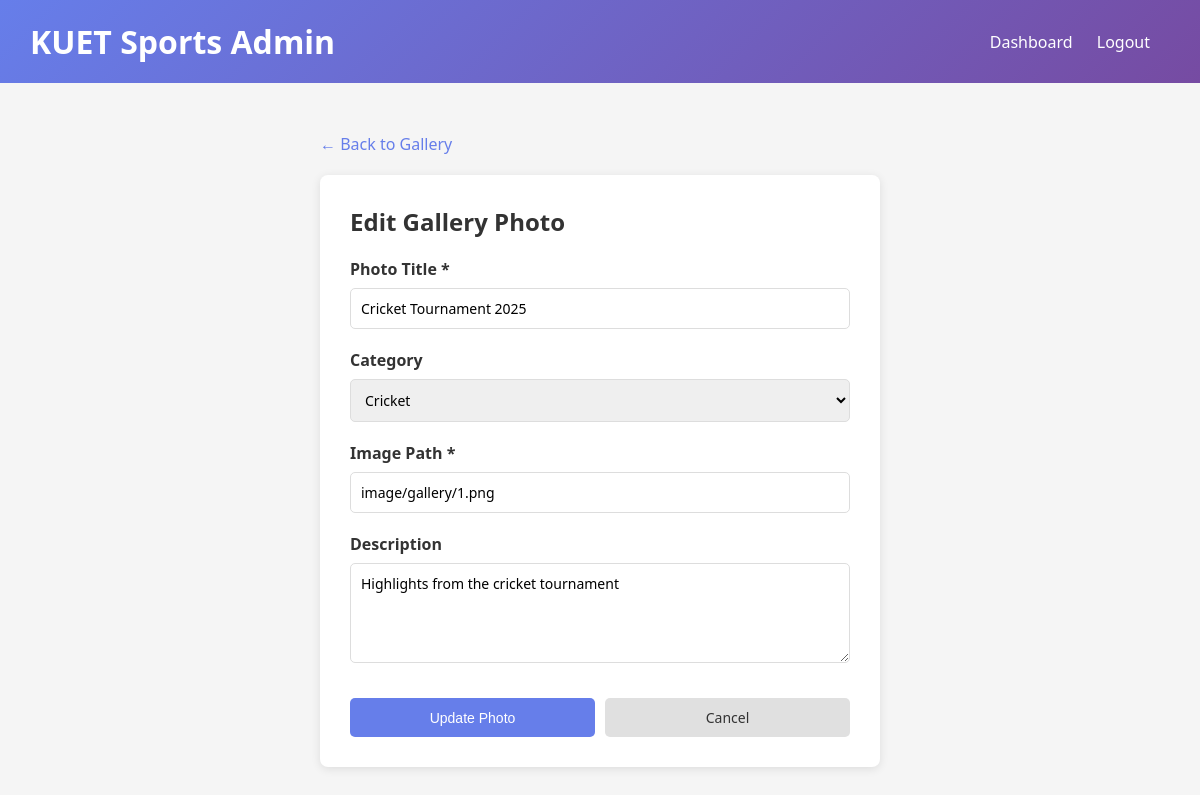
The app's page /admin/gallery/edit.php?id=1 (signed in) with its own data.
### tables this page shows
CREATE TABLE IF NOT EXISTS gallery (
    id INT PRIMARY KEY AUTO_INCREMENT,
    title VARCHAR(150) NOT NULL,
    category VARCHAR(50),
    image VARCHAR(255) NOT NULL,
    description TEXT,
    uploaded_at TIMESTAMP DEFAULT CURRENT_TIMESTAMP,
    updated_at TIMESTAMP DEFAULT CURRENT_TIMESTAMP ON UPDATE CURRENT_TIMESTAMP
);

### admin/includes/functions.php (called while the page is built, shortened)
<?php
function get_gallery_item($conn, $id) {
    $query = "SELECT * FROM gallery WHERE id = ?";
    $stmt = mysqli_prepare($conn, $query);
    mysqli_stmt_bind_param($stmt, "i", $id);
    mysqli_stmt_execute($stmt);
    return mysqli_stmt_get_result($stmt)->fetch_assoc();
}
function sanitize($text) {
    return htmlspecialchars($text, ENT_QUOTES, 'UTF-8');
}
?>

### admin/gallery/edit.php (the view, shortened to what this page needs)
<?php
include '../includes/db.php';
include '../includes/functions.php';
$id = intval($_GET['id'] ?? 0);
$item = get_gallery_item($conn, $id);
?>
<!DOCTYPE html>
<html lang="en">
<head>
</head>
<body>
    <div class="navbar">
        <h1>KUET Sports Admin</h1>
        <div>
            <a href="../dashboard.php">Dashboard</a>
            <a href="../logout.php">Logout</a>
        </div>
    </div>
    <div class="container">
        <a href="index.php" class="back-link">← Back to Gallery</a>
        <div class="form-card">
            <h2>Edit Gallery Photo</h2>
            <form method="POST">
                <div class="form-group">
                    <label for="title">Photo Title *</label>
                    <input type="text" id="title" name="title" value="<?php echo sanitize($item['title']); ?>" required>
                </div>
                <div class="form-group">
                    <label for="category">Category</label>
                    <select id="category" name="category">
                        <option value="cricket" <?php echo $item['category'] == 'cricket' ? 'selected' : ''; ?>>Cricket</option>
                    </select>
                </div>
                <div class="form-group">
                    <label for="image">Image Path *</label>
                    <input type="text" id="image" name="image" value="<?php echo sanitize($item['image']); ?>" required>
                </div>
                <div class="form-group">
                    <label for="description">Description</label>
                    <textarea id="description" name="description"><?php echo sanitize($item['description'] ?? ''); ?></textarea>
                </div>
                <div class="button-group">
                    <button type="submit" class="btn btn-submit">Update Photo</button>
                    <a href="index.php" class="btn btn-cancel" style="text-decoration: none; text-align: center;">Cancel</a>
                </div>
            </form>
        </div>
    </div>
</body>
</html>

### admin/gallery/edit.php (style rules this page uses)
* { margin: 0; padding: 0; box-sizing: border-box; }
body { font-family: 'Segoe UI', Tahoma, Geneva, Verdana, sans-serif; background: #f5f5f5; }
.navbar { background: linear-gradient(135deg, #667eea 0%, #764ba2 100%); color: white; padding: 20px 30px; display: flex; justify-content: space-between; align-items: center; }
.navbar a { color: white; text-decoration: none; margin-right: 20px; }
.container { max-width: 600px; margin: 30px auto; padding: 20px; }
.form-card { background: white; padding: 30px; border-radius: 8px; box-shadow: 0 2px 10px rgba(0, 0, 0, 0.1); }
h2 { color: #333; margin-bottom: 20px; }
.form-group { margin-bottom: 20px; }
label { display: block; margin-bottom: 8px; color: #333; font-weight: 600; }
input, textarea, select { width: 100%; padding: 10px; border: 1px solid #ddd; border-radius: 5px; font-size: 14px; font-family: inherit; }
textarea { resize: vertical; min-height: 100px; }
.button-group { display: flex; gap: 10px; margin-top: 30px; }
.btn { padding: 10px 20px; border: none; border-radius: 5px; cursor: pointer; font-size: 14px; flex: 1; }
.btn-submit { background: #667eea; color: white; }
.btn-cancel { background: #e0e0e0; color: #333; }
.back-link { color: #667eea; text-decoration: none; margin-bottom: 20px; display: inline-block; }

### records on screen
gallery: title "Cricket Tournament 2025", category "Cricket", image "image/gallery/1.png", description "Highlights from the cricket tournament"
